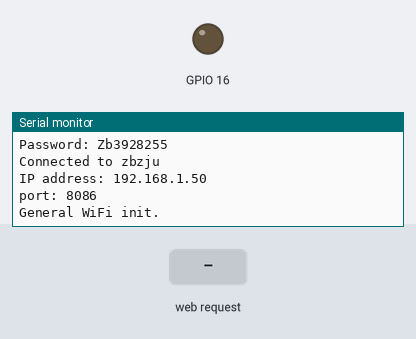
The sketch below on a simulated ESP8266 (NodeMCU). Parts: output pins drawn as LEDs (lit = HIGH), the last lines printed to the serial monitor. The inputs (shaded band) are chosen by the test bench. WiFi joins after 1.5 s; servers stay silent unless stated; storage starts empty.

Above: at 3.2 s.
3.3 s: HTTP request GET /config/ssid.txt received
At 4.5 s:
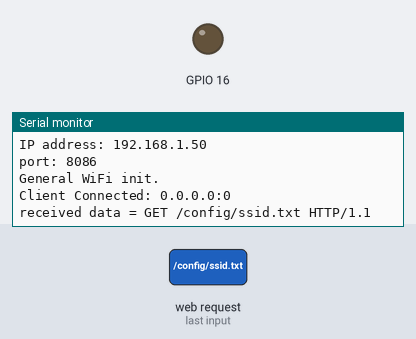
4.8 s: HTTP request GET /config/passwd.txt received
At 5.8 s:
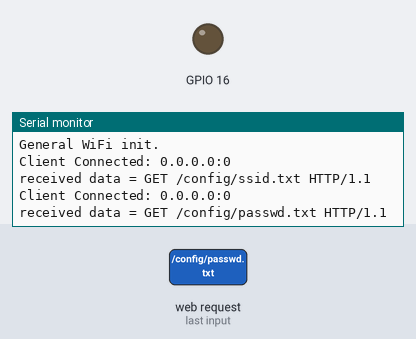
6.3 s: HTTP request GET /STD received
At 6.9 s:
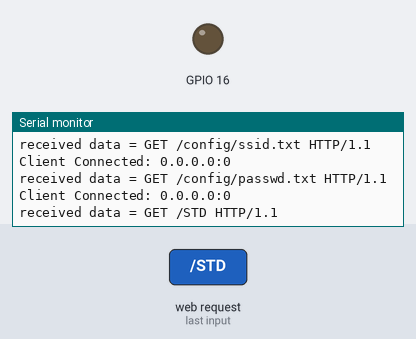

Measured:
- after the input at 3.3 s, the serial monitor: prints a new line at once (image 1)
- after the input at 4.8 s, the serial monitor: prints a new line at once (image 2)
- after the input at 6.3 s, the serial monitor: prints a new line at once (image 3)

The sketch:

test.ino
```cpp
#include <ESP8266WiFi.h>
#include <FS.h>

String gl_ssid;
String gl_psw;
const char * ssid_fname = "/config/ssid.txt";
const char * pwd_fname = "/config/passwd.txt";
const int time_out = 30;
int port = 8086;
WiFiServer server(port);

void setup() {
    Serial.begin(115200);
    pinMode(16, OUTPUT);
    WiFi.mode(WIFI_STA);
    Serial.println("Connecting to Wifi");
    if (file_exists()) {
        gl_ssid = read_from_file(ssid_fname);
        gl_psw = read_from_file(pwd_fname);
    }
    if (!gl_ssid.isEmpty() && !gl_psw.isEmpty()) {
        gl_ssid.trim();
        gl_psw.trim();
        wifi_init(gl_ssid.c_str(), gl_psw.c_str());
        Serial.println("TCP uploaded WiFi init.");
    } else {
        wifi_init("zbzju", "Zb3928255");
        Serial.println("General WiFi init.");
    }
}

void loop() {
    processing();
}

void wifi_init(const char *ssid, const char *password) {
    WiFi.begin(ssid, password);
    unsigned long connection_count = 0;
    while (WiFi.status() != WL_CONNECTED) {
        delay(500);
        Serial.print("Connecting ssid: ");
        Serial.print(ssid);
        Serial.println("");
        Serial.print("Password: ");
        Serial.print(password);
        Serial.println("");
        delay(500);
        connection_count += 1;
        if (connection_count == time_out) {
            wifi_init("zbzju", "Zb3928255");
        }
    }
    Serial.println("");
    Serial.print("Connected to ");
    Serial.println(ssid);
    Serial.print("IP address: ");
    Serial.println(WiFi.localIP());
    Serial.print("port: ");
    Serial.println(port);
    server.begin();
    server.setNoDelay(true);
}

void processing() {
    WiFiClient client = server.available();
    if (client) {
        if(client.connected())
        {
            Serial.print("Client Connected: ");
            Serial.print(client.remoteIP());
            Serial.print(":");
            Serial.print(client.remotePort());
            Serial.println("");
        }
        String rec = client.readStringUntil('\n');
        if (rec == "STD") {
            client.write("Disconnected.");
            client.stop();
            Serial.println("Client disconnected");
        } else {
            if (rec == "RELAYON") {
                digitalWrite(16, HIGH);
                client.write("PIN16HIGH\n");
                Serial.println("PIN16HIGH");
            } else if (rec == "RELAYOFF") {
                digitalWrite(16, LOW);
                client.write("PIN16LOW\n");
                Serial.println("PIN16LOW");
            } else if (rec == "SETTINGSCLEAR") {
                remove_files();
                client.write("Config files clear successed.\n");
                Serial.println("Config files clear successed.");
            } else if (rec == "REBOOT") {
                Serial.println("Device rebooting...");
                ESP.restart();
            } else {
                tcp_update_wifi_config(rec);
                client.write("SSID, PASSWD saved seccussed.");
            }
            Serial.print("received data = ");
            Serial.println(rec);
        }
    }
}

void tcp_update_wifi_config(String command) {
    if (!command.isEmpty() && command.startsWith("SETUP+")) {
        int plus_index = command.lastIndexOf('+');
        int un_index = command.lastIndexOf('#');
        String tmp_ssid = command.substring(plus_index + 1, un_index);
        String tmp_psw = command.substring(un_index + 1);
        write_to_file(ssid_fname, tmp_ssid);
        Serial.print("WIFI SSID changed to: ");
        Serial.print(tmp_ssid);
        Serial.println("");
        write_to_file(pwd_fname, tmp_psw);
        Serial.print("WIFI PWD changed to: ");
        Serial.print(tmp_psw);
        Serial.println("");
    }
}

void write_to_file(const char * f_name, String content) {
    if (SPIFFS.begin()) {
        Serial.println("FS boot successed.");
    } else {
        Serial.println("FS boot failed.");
    }
    File f_bundle = SPIFFS.open(f_name, "w");
    f_bundle.println(content);
    f_bundle.flush();
    f_bundle.close();
}

String read_from_file(const char * f_name) {
    if (SPIFFS.begin()) {
        Serial.println("FS boot successed.");
    } else {
        Serial.println("FS boot failed.");
    }
    File f_bundle = SPIFFS.open(f_name, "r");
    String tmp_str = f_bundle.readStringUntil('\n');
    Serial.print("Content = ");
    Serial.print(tmp_str);
    Serial.println("");
    f_bundle.close();
    return tmp_str;
}

void remove_files() {
    if (SPIFFS.format()) {
        Serial.println("FS formated seccussed.");
    } else {
        Serial.println("FS formated failed.");
    }
}

bool file_exists() {
    if (SPIFFS.exists(ssid_fname) && SPIFFS.exists(pwd_fname)) {
        Serial.print(ssid_fname);
        Serial.print("\t");
        Serial.print(pwd_fname);
        Serial.print("Files exists.");
        return true;
    } else {
        Serial.print(ssid_fname);
        Serial.print("\t");
        Serial.print(pwd_fname);
        Serial.print("Files doesnt exists.");
    }
}
```
